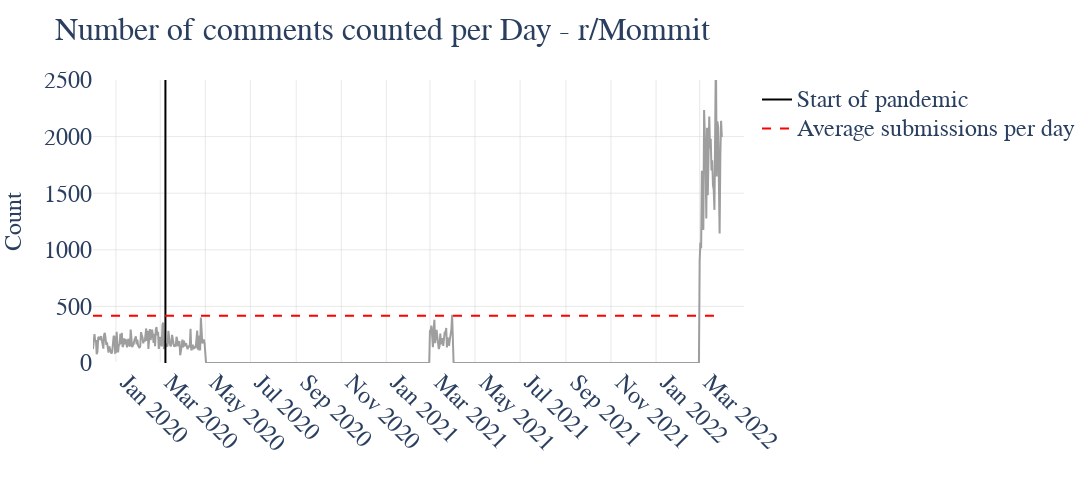

Notebook cell for this chart:
### Code cell
# visualize comments over time (daily) for r/Mommit
graph_over_time(day_m_comments, average_m_comments, "r/Mommit", y1=2500, range_y=2500, category="comments")

### Figure 1 — Plotly figure (JSON) as saved in the notebook; plotly's stock layout.template omitted (floating-point values rounded to 4 significant figures; data arrays with more than 128 entries replaced by an {"elided": "..."} marker saying what was removed)
{"data": [{"hovertemplate": "date_time=%{x}<br>count=%{y}<extra></extra>", "legendgroup": "", "line": {"color": "rgb(158, 158, 158)", "dash": "solid"}, "marker": {"symbol": "circle"}, "mode": "lines", "name": "", "orientation": "v", "showlegend": false, "type": "scatter", "x": {"elided": "852 str values"}, "xaxis": "x", "y": {"elided": "852 int values"}, "yaxis": "y"}, {"marker": {"color": "black", "size": 10}, "mode": "lines", "name": "<span style='font-size: 24px;'>Start of pandemic</span>", "showlegend": true, "type": "scatter", "x": [null], "y": [null]}, {"line": {"color": "red", "dash": "dash", "width": 2}, "mode": "lines", "name": "<span style='font-size: 24px;'>Average submissions per day</span>", "showlegend": true, "type": "scatter", "x": [null], "y": [null]}], "layout": {"height": 500, "legend": {"font": {"family": "Calibri", "size": 20}, "title": {"font": {"size": 14}, "text": ""}, "tracegroupgap": 0}, "margin": {"b": 50, "l": 50, "r": 50, "t": 80}, "plot_bgcolor": "white", "shapes": [{"line": {"color": "black", "width": 2}, "name": "Start of pandemic", "type": "line", "x0": "2020-03-08", "x1": "2020-03-08", "y0": 0, "y1": 2500}, {"line": {"color": "red", "dash": "dash", "width": 2}, "name": "Average submissions per day", "type": "line", "x0": "2019-12-01T00:00:00", "x1": "2022-03-31T00:00:00", "y0": 416.4, "y1": 416.4}], "title": {"font": {"family": "Calibri", "size": 32}, "text": "Number of comments counted per Day - r/Mommit"}, "width": 1200, "xaxis": {"anchor": "y", "domain": [0, 1], "dtick": "M2", "gridcolor": "lightgrey", "gridwidth": 0.5, "range": ["2019-12-01", "2022-04-30"], "showgrid": true, "tickangle": 45, "tickfont": {"family": "Calibri", "size": 24}, "ticklabelmode": "period", "title": {"font": {"family": "Calibri", "size": 24}, "text": ""}}, "yaxis": {"anchor": "x", "domain": [0, 1], "gridcolor": "lightgrey", "gridwidth": 0.5, "range": [0, 2500], "showgrid": true, "tickfont": {"family": "Calibri", "size": 24}, "title": {"font": {"family": "Calibri", "size": 24}, "text": "Count"}}}}
